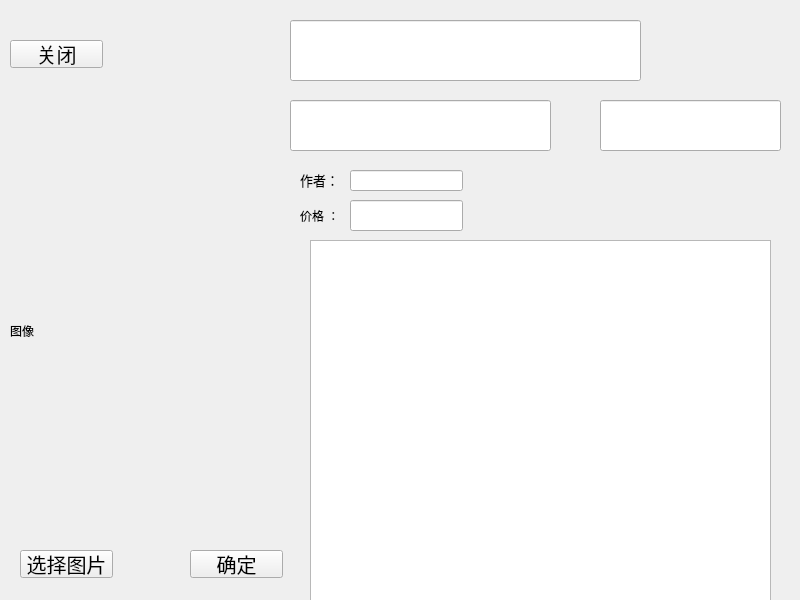
<?xml version="1.0" encoding="UTF-8"?>
<ui version="4.0">
 <class>SellerAddBookForm</class>
 <widget class="QWidget" name="SellerAddBookForm">
  <property name="geometry">
   <rect>
    <x>0</x>
    <y>0</y>
    <width>800</width>
    <height>600</height>
   </rect>
  </property>
  <property name="windowTitle">
   <string>Form</string>
  </property>
  <widget class="QLabel" name="lb_author">
   <property name="geometry">
    <rect>
     <x>360</x>
     <y>170</y>
     <width>131</width>
     <height>19</height>
    </rect>
   </property>
   <property name="font">
    <font>
     <family>华光细圆_CNKI</family>
     <pointsize>10</pointsize>
    </font>
   </property>
   <property name="text">
    <string>作者</string>
   </property>
  </widget>
  <widget class="QLabel" name="lb_bookImage">
   <property name="geometry">
    <rect>
     <x>10</x>
     <y>160</y>
     <width>211</width>
     <height>341</height>
    </rect>
   </property>
   <property name="text">
    <string>图像</string>
   </property>
  </widget>
  <widget class="QPushButton" name="pb_confirm">
   <property name="geometry">
    <rect>
     <x>190</x>
     <y>550</y>
     <width>93</width>
     <height>28</height>
    </rect>
   </property>
   <property name="styleSheet">
    <string notr="true">*{
	font-size:20px;
	background-image: url(:/images/loginpushButton.png);
 	background-position: center ;

}</string>
   </property>
   <property name="text">
    <string>确定</string>
   </property>
  </widget>
  <widget class="QLabel" name="label">
   <property name="geometry">
    <rect>
     <x>300</x>
     <y>205</y>
     <width>53</width>
     <height>21</height>
    </rect>
   </property>
   <property name="text">
    <string>价格 ：</string>
   </property>
  </widget>
  <widget class="QLabel" name="label_2">
   <property name="geometry">
    <rect>
     <x>300</x>
     <y>170</y>
     <width>51</width>
     <height>19</height>
    </rect>
   </property>
   <property name="font">
    <font>
     <family>华光细黑_CNKI</family>
     <pointsize>10</pointsize>
    </font>
   </property>
   <property name="text">
    <string>作者：</string>
   </property>
  </widget>
  <widget class="QLabel" name="lb_bookName">
   <property name="geometry">
    <rect>
     <x>300</x>
     <y>20</y>
     <width>491</width>
     <height>61</height>
    </rect>
   </property>
   <property name="font">
    <font>
     <family>微软雅黑</family>
     <pointsize>20</pointsize>
    </font>
   </property>
   <property name="text">
    <string>名字</string>
   </property>
  </widget>
  <widget class="QTextEdit" name="TE">
   <property name="enabled">
    <bool>true</bool>
   </property>
   <property name="geometry">
    <rect>
     <x>310</x>
     <y>240</y>
     <width>461</width>
     <height>361</height>
    </rect>
   </property>
   <property name="font">
    <font>
     <family>隶书</family>
     <pointsize>10</pointsize>
    </font>
   </property>
  </widget>
  <widget class="QLabel" name="lb_type">
   <property name="geometry">
    <rect>
     <x>290</x>
     <y>100</y>
     <width>121</width>
     <height>41</height>
    </rect>
   </property>
   <property name="font">
    <font>
     <family>楷体</family>
     <pointsize>26</pointsize>
    </font>
   </property>
   <property name="text">
    <string>类型</string>
   </property>
  </widget>
  <widget class="QLabel" name="lb_price">
   <property name="geometry">
    <rect>
     <x>360</x>
     <y>205</y>
     <width>351</width>
     <height>21</height>
    </rect>
   </property>
   <property name="text">
    <string>价格</string>
   </property>
  </widget>
  <widget class="QPushButton" name="pushButton">
   <property name="geometry">
    <rect>
     <x>10</x>
     <y>40</y>
     <width>93</width>
     <height>28</height>
    </rect>
   </property>
   <property name="styleSheet">
    <string notr="true">*{
	font-size:20px;
	background-image: url(:/images/loginpushButton.png);
 	background-position: center ;

}</string>
   </property>
   <property name="text">
    <string>关闭</string>
   </property>
  </widget>
  <widget class="QPushButton" name="pb_choseImage">
   <property name="geometry">
    <rect>
     <x>20</x>
     <y>550</y>
     <width>93</width>
     <height>28</height>
    </rect>
   </property>
   <property name="styleSheet">
    <string notr="true">*{
	font-size:20px;
	background-image: url(:/images/loginpushButton.png);
 	background-position: center ;

}</string>
   </property>
   <property name="text">
    <string>选择图片</string>
   </property>
  </widget>
  <widget class="QLineEdit" name="le_name">
   <property name="geometry">
    <rect>
     <x>290</x>
     <y>20</y>
     <width>351</width>
     <height>61</height>
    </rect>
   </property>
   <property name="font">
    <font>
     <family>微软雅黑</family>
     <pointsize>20</pointsize>
    </font>
   </property>
  </widget>
  <widget class="QLineEdit" name="le_type">
   <property name="geometry">
    <rect>
     <x>290</x>
     <y>100</y>
     <width>261</width>
     <height>51</height>
    </rect>
   </property>
   <property name="font">
    <font>
     <family>楷体</family>
     <pointsize>18</pointsize>
    </font>
   </property>
  </widget>
  <widget class="QLineEdit" name="le_price">
   <property name="geometry">
    <rect>
     <x>350</x>
     <y>200</y>
     <width>113</width>
     <height>31</height>
    </rect>
   </property>
  </widget>
  <widget class="QLineEdit" name="le_author">
   <property name="geometry">
    <rect>
     <x>350</x>
     <y>170</y>
     <width>113</width>
     <height>21</height>
    </rect>
   </property>
  </widget>
  <widget class="QLineEdit" name="le_id">
   <property name="geometry">
    <rect>
     <x>600</x>
     <y>100</y>
     <width>181</width>
     <height>51</height>
    </rect>
   </property>
  </widget>
 </widget>
 <resources/>
 <connections/>
</ui>
